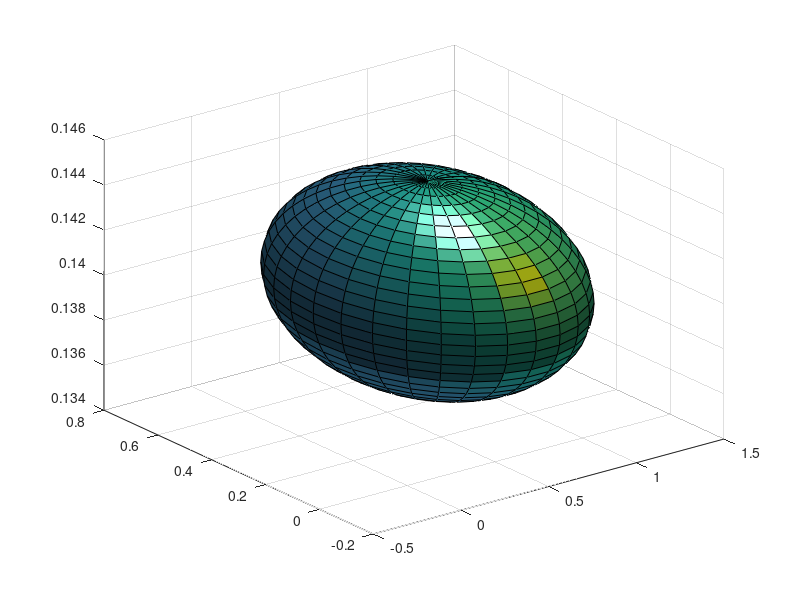

This figure's MATLAB source:
clf, clearvars, clc,
h(1)=figure(1);
%set(gcf,'renderer','zbuffer')
[x0, y0, z0] = ellipsoid(rand,rand,rand,rand,rand,rand,30);
S0=surfl(x0, y0, z0);
light;
fname='debugprint';
wh=[4, 2];
print(h,fname,'-dpdf')
